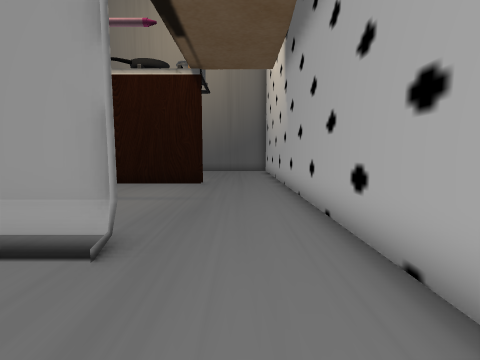
view 1 (above)

16 first-person views from a walk through a scene from a Unity 3-D project. The camera is 1.3 m above the floor, tilts 6° down and sees 85° across. The floor is counted in squares, 1 m on a side. Each view is taken from the middle of a square. On the plan, view 1 faces up. The plan holds only what a view shows up to about 13 squares ahead; the rest is blank.

view 2
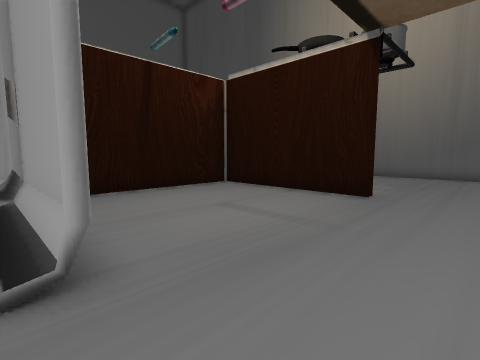

view 3
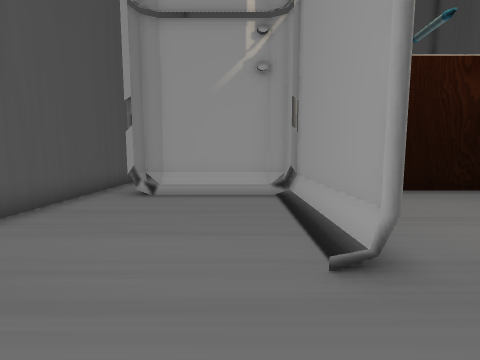

view 4
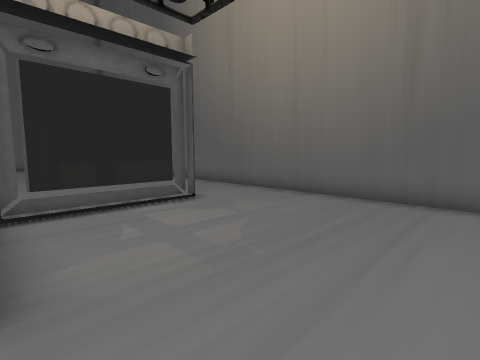

view 5
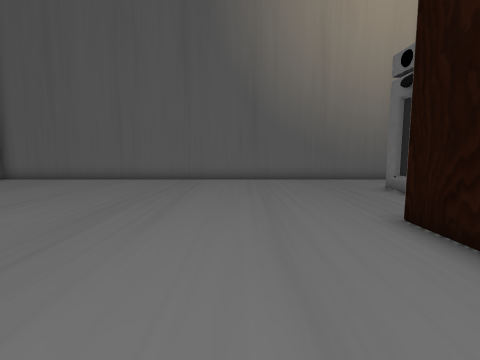

view 6
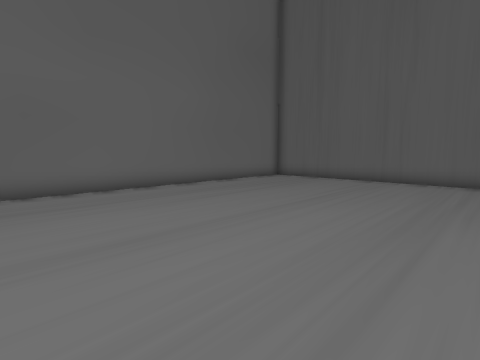

view 7
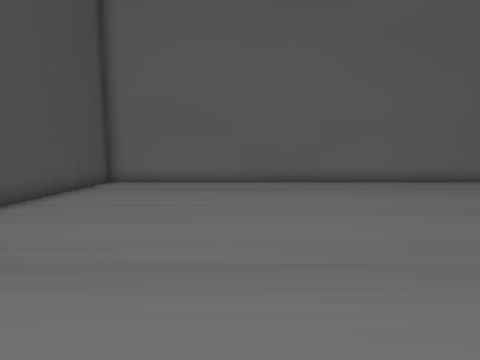

view 8
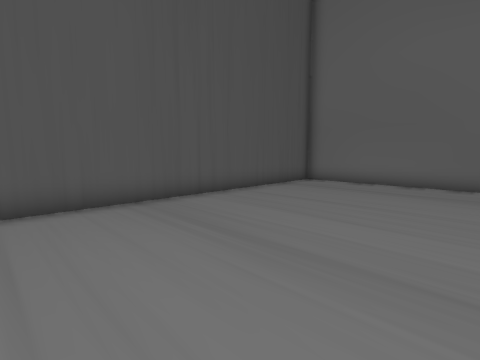

view 9
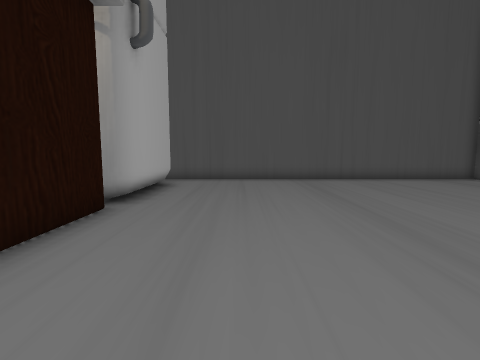

view 10
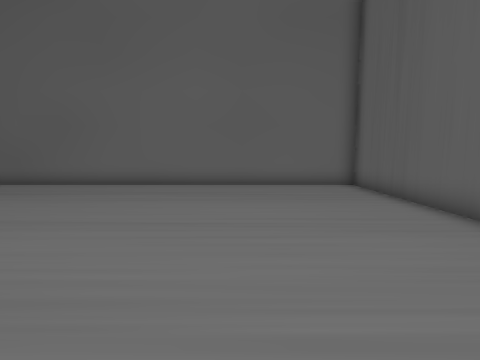

view 11
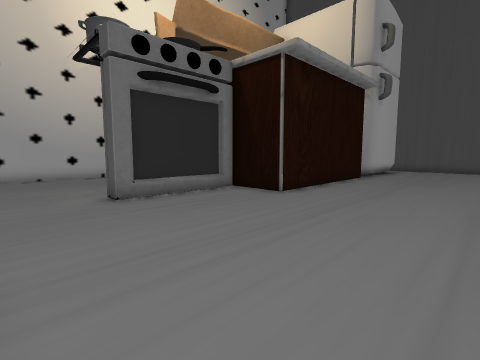

view 12
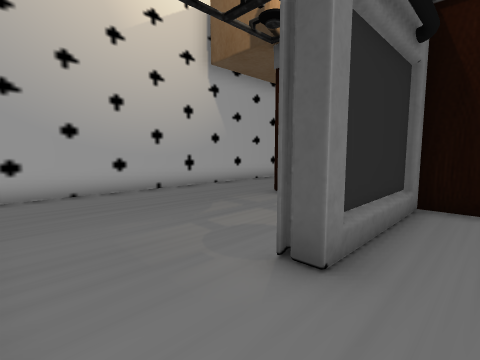

view 13
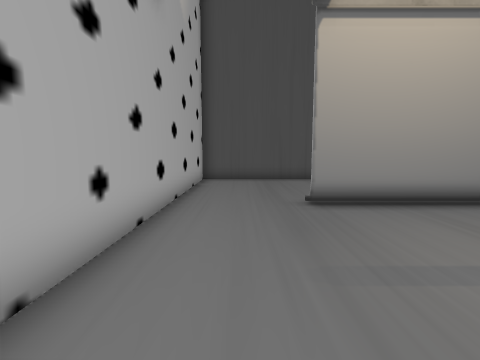

view 14
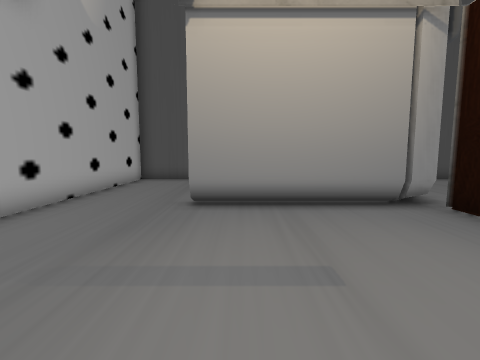

view 15
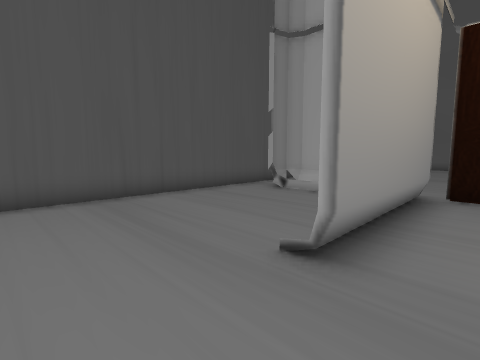

view 16
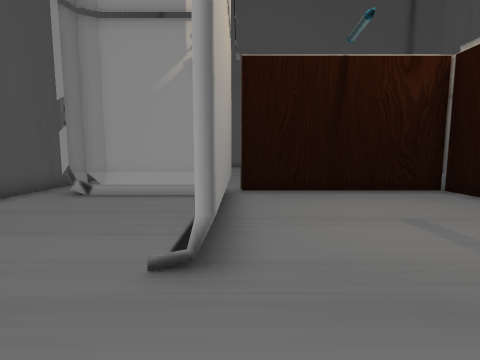

### Floor plan
Key: @ floor where view 1 was taken; # wall or solid block; . floor; T thing the floor can be seen under or through.
Columns run from 23 left of view 1 to 2 right of it. Each row starts with its distance up from view 1.
 19 ##########################
 18 #........................#
 17 #........................#
 16 #........................#
 15 #.................T......#
 14 #.................T......#
 13 #.................T......#
 12 #.................T......#
 11 #..............#######...#
 10 #..............#.........#
  9 #..............#.........#
  8 #..............#.........#
  7 #..............#.........#
  6 #..............#.........#
  5 #..............#.........#
  4 #..............#######...#
  3 #..............##    #...#
  2 #..............##........#
  1 #..............##........#
  0 #..............##......@.#
 -1 #..............##........#
 -2 #........................#
 -3 ##########################

Positions as (right, up) in squares from view 1, and headings:
1: (0, 0), facing up
2: (1, 3), facing up-left
3: (1, 2), facing left
4: (1, 11), facing up-left
5: (-11, 6), facing up
6: (-13, 6), facing up-left
7: (-11, 3), facing left
8: (-11, 4), facing down-left
9: (-11, 10), facing down
10: (-12, 14), facing left
11: (-13, 18), facing down-right
12: (-7, 18), facing down-right
13: (0, 10), facing down
14: (-3, 10), facing down
15: (1, 5), facing down-left
16: (1, 4), facing left
